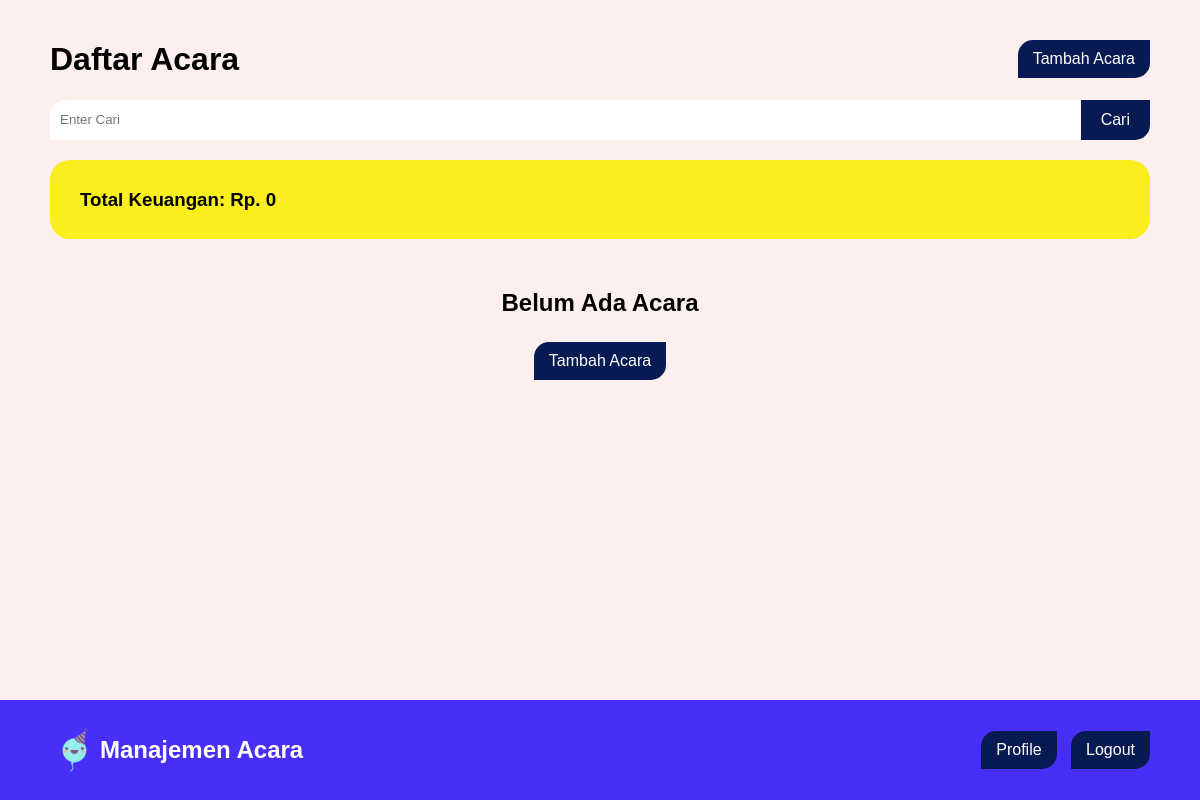
Before: /index.php (signed in) with the older database file.
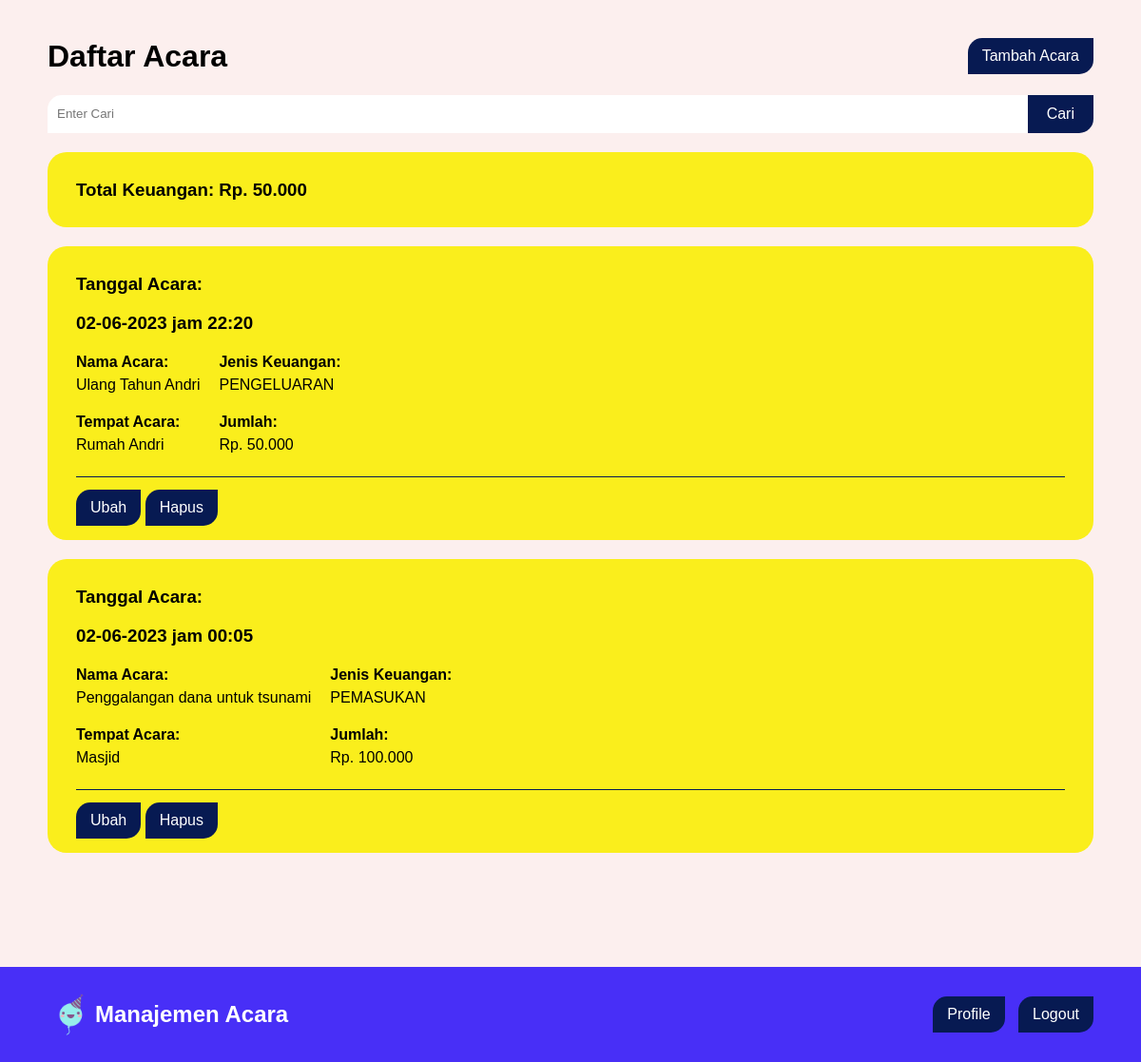
After: the same page with the newer database file.
### tables this page shows
CREATE TABLE `keuangan` (
  `id_keuangan` int(11) NOT NULL,
  `jenis_keuangan` enum('PEMASUKAN','PENGELUARAN') NOT NULL,
  `jumlah` int(11) NOT NULL,
  `id_acara` int(11) NOT NULL
);

CREATE TABLE `acara` (
  `id_acara` int(11) NOT NULL,
  `nama_acara` varchar(100) NOT NULL,
  `tanggal_acara` datetime NOT NULL,
  `tempat_acara` text NOT NULL,
  `id_user` int(11) NOT NULL
);

### index.php (the view, shortened to what this page needs)
<?php
    require_once 'koneksi.php';
	$id_user = $_SESSION['id_user'];
	$acara = mysqli_query($koneksi, "SELECT * FROM acara INNER JOIN keuangan ON keuangan.id_acara = acara.id_acara WHERE id_user = '$id_user' ORDER BY tanggal_acara DESC");
	$total_keuangan = mysqli_fetch_assoc(mysqli_query($koneksi, "SELECT
    SUM(CASE WHEN jenis_keuangan = 'PENGELUARAN' THEN -jumlah ELSE jumlah END) AS total_keuangan
	FROM
	    acara
	INNER JOIN
	    keuangan ON keuangan.id_acara = acara.id_acara
	WHERE
	    id_user = '$id_user'"))['total_keuangan'];
?>
<html>
<head>
	<?php include_once 'head.php'; ?>
</head>
<body>
	<div class="container">
		<h1 class="daftar-acara">Daftar Acara</h1>
        <a class="button tambah-acara" href="tambah_acara.php">Tambah Acara</a>
        <div class="clear">
        	<form method="post" class="form-cari">
		  		<input class="input" type="text" id="cari" name="cari" placeholder="Enter Cari" required value="<?= (isset($_POST['cari'])) ? $_POST['cari'] : ''; ?>">
		  		<button type="submit" class="button align-right" name="btnCari">Cari</button>
        	</form>
        </div>
        <div class="card">
        	<h3>Total Keuangan: Rp. <?= str_replace(",", ".", number_format($total_keuangan)); ?></h3>
        </div>
		<?php if (mysqli_num_rows($acara)): ?>
			<?php foreach ($acara as $data_acara): ?>
				<div class="card">
					<h3>Tanggal Acara:</h3>
					<h3 class="mb-0"><?= date("d-m-Y \j\a\m H:i", strtotime($data_acara['tanggal_acara'])); ?></h3>
					<div class="row">
						<div class="col">
							<h4>Nama Acara:</h4>
							<p><?= $data_acara['nama_acara']; ?></p>
							<h4>Tempat Acara:</h4>
							<p><?= htmlspecialchars_decode(strip_tags($data_acara['tempat_acara'])); ?></p>
						</div>
						<div class="col">
							<h4>Jenis Keuangan:</h4>
							<p><?= $data_acara['jenis_keuangan']; ?></p>
							<h4>Jumlah:</h4>
							<p>Rp. <?= str_replace(",", ".", number_format($data_acara['jumlah'])); ?></p>
						</div>
					</div>
					<hr class="hr">
					<a href="ubah_acara.php?id_acara=<?= $data_acara['id_acara']; ?>" class="button">Ubah</a>
					<a href="hapus_acara.php?id_acara=<?= $data_acara['id_acara']; ?>" onclick="return confirm('Apakah Anda yakin ingin menghapus Acara <?= $data_acara['nama_acara']; ?>?')" class="button">Hapus</a>
				</div>
			<?php endforeach ?>
		<?php else: ?>
			<div class="belum-ada-acara">
				<h2>Belum Ada Acara</h2>
				<a href="tambah_acara.php" class="button">Tambah Acara</a>
			</div>
		<?php endif ?>
	</div>
	<?php include_once 'navbar.php'; ?>
</body>
</html>

### head.php (shortened to what this page needs)
<link rel="stylesheet" href="style.css">

### navbar.php
<footer class="navbar navbar-fixed-bottom">
  <div class="footer-container">
    <a class="navbar-title" href="index.php"><img src="img/logo.png"> <span>Manajemen Acara</span></a>
    <ul class="nav navbar-nav">
      <?php if (isset($_SESSION['id_user'])): ?>
        <li><a class="button" href="profile.php">Profile</a></li>
        <li><a class="button" href="logout.php">Logout</a></li>
      <?php else: ?>
        <li><a class="button" href="registrasi.php">Registrasi</a></li>
        <li><a class="button" href="login.php">Login</a></li>
      <?php endif ?>
    </ul>
  </div>
</footer>

### style.css (style rules this page uses)
* { font-family: 'Verdana', sans-serif; }
body { background-color: #fcefee; margin: 0; padding: 0; }
.container { padding: 20px 50px; padding-bottom: 200px; }
.navbar { background-color: #482ff7; }
.navbar-fixed-bottom { position: fixed; bottom: 0; width: 100%; z-index: 1030; }
.footer-container { display: flex; justify-content: space-between; padding: 10px 50px; }
.navbar-title { font-size: 24px; font-weight: bold; text-decoration: none; margin: auto 0; color: #fff; display: flex; align-items: center; }
.navbar-title img { width: 50px; }
.navbar-nav { display: inline-block; float: none; vertical-align: top; }
.navbar-nav > li { display: inline; margin-right: 10px; }
.navbar-nav > li:last-child { margin-right: 0; }
.button { margin-top: 5px; margin-bottom: 5px; display: inline-block; padding: 10px 15px; background-color: #071a52; color: #fff; text-decoration: none; border-radius: 15px 0 15px 0; border: none; text-align: center; transition: all 0.2s ease-in-out; }
.label, .input { display: block; width: 100%; }
.input { margin-bottom: 20px; padding: 10px; border: none; border-radius: 15px 0 15px 0; }
.align-right { display: block; margin-left: auto; }
.card { clear: both; position: relative; background-color: #faee1c; padding: 10px 30px; border-radius: 20px; margin-top: 20px; margin-bottom: 20px; }
.card h4 { margin-bottom: -10px; }
.daftar-acara { float: left; }
.tambah-acara { float: right; margin-top: 20px; }
.hr { border: none; border-bottom: 1px solid #071a52; }
.clear { clear: both; }
.form-cari { margin-top: 20px; margin-bottom: 20px; display: flex; justify-content: center; }
.form-cari input { border: none; border-radius: 15px 0 0 0; height: 40px; margin: 0; padding: 10px; }
.form-cari button { background-color: #071a52; border: none; color: white; font-size: 16px; border-radius: 0 0 15px 0; height: 40px; margin: 0; padding: 10px 20px; }
.row { display: flex; flex-wrap: wrap; justify-content: flex-start; }
.col { margin-right: 20px; flex: flex: 1 0 0%; }
.col:last-child { margin-right: 0; }
.mb-0 { margin-bottom: 0; }
.belum-ada-acara { clear: both; text-align: center; margin-top: 50px; }

Changed rows visible on the page:
added keuangan: id_acara.tanggal_acara "02-06-2023 jam 22:20", id_acara.nama_acara "Ulang Tahun Andri", id_acara.tempat_acara "Rumah Andri", jenis_keuangan "PENGELUARAN", jumlah "50.000"
added keuangan: id_acara.tanggal_acara "02-06-2023 jam 00:05", id_acara.nama_acara "Penggalangan dana untuk tsunami", id_acara.tempat_acara "Masjid", jenis_keuangan "PEMASUKAN", jumlah "100.000"
Other visible differences:
str_replace(",", ".", number_format($total_keuangan)): "0" → "50.000"
text no longer shown: "Belum Ada Acara Tambah Acara"
